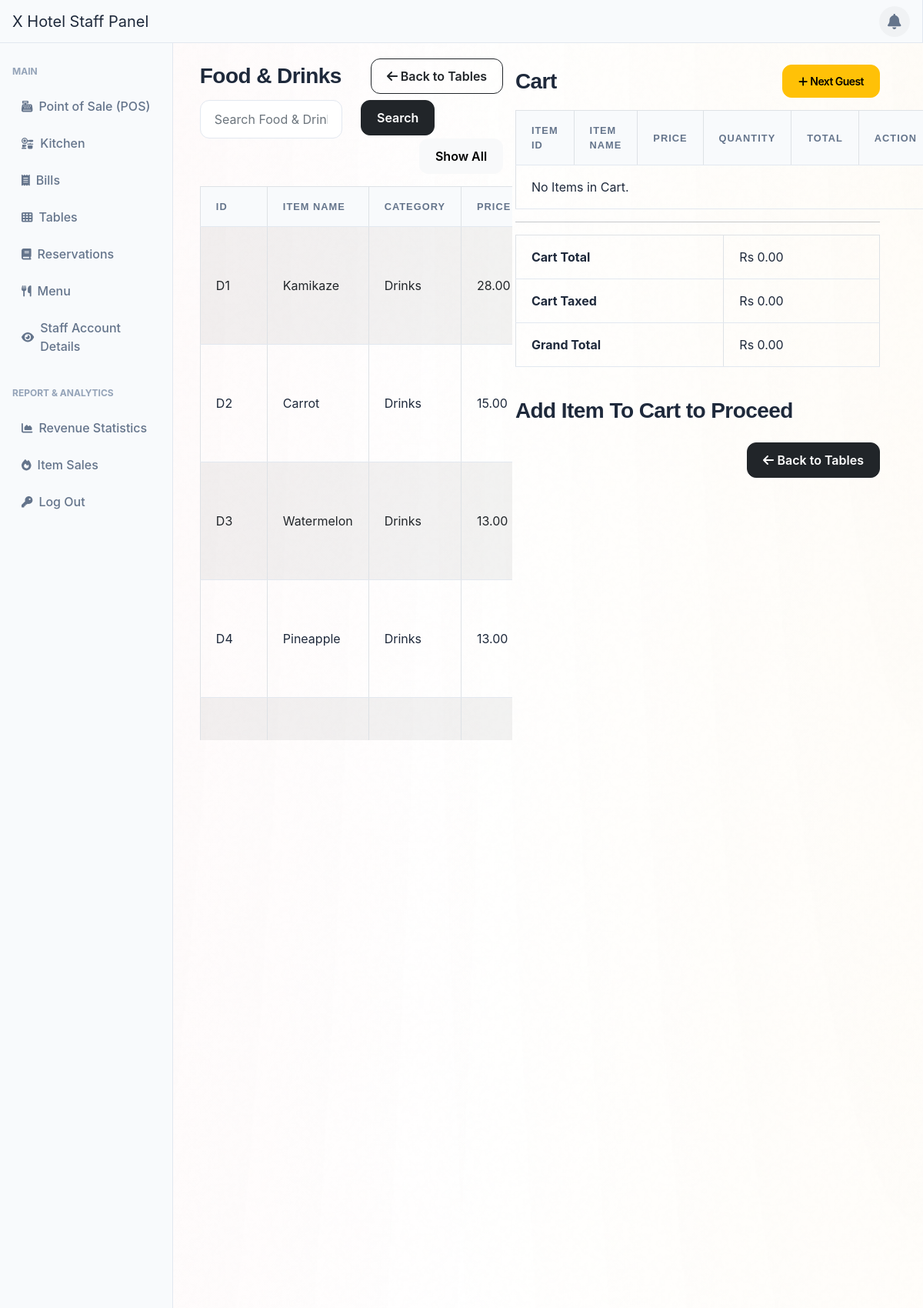
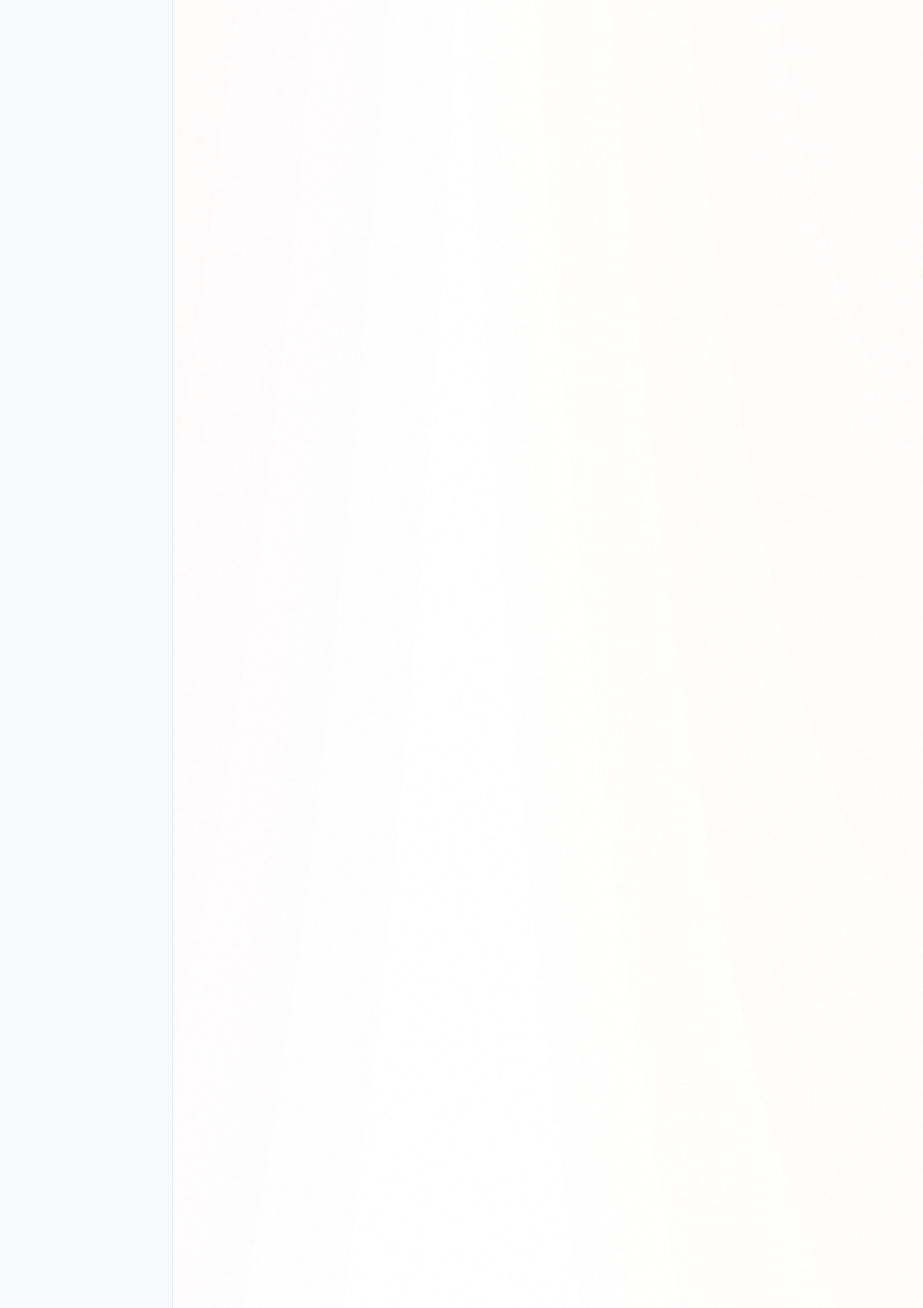
The app's page /adminSide/posBackend/orderItem.php?bill_id=49&table_id=1 (signed in, upper part) with its own data (2 pictures, top to bottom).
### tables this page shows
CREATE TABLE `menu` (
  `item_id` varchar(6) NOT NULL,
  `item_name` varchar(255) DEFAULT NULL,
  `item_category` varchar(255) DEFAULT NULL,
  `item_price` decimal(10,2) DEFAULT NULL,
  `item_description` varchar(255) DEFAULT NULL,
  `status` varchar(10) NOT NULL DEFAULT 'Active',
  PRIMARY KEY (`item_id`)
);

### adminSide/posBackend/orderItem.php (the view, shortened to what this page needs)
<?php
include '../inc/dashHeader.php';
$bill_id = isset($_GET['bill_id']) ? $_GET['bill_id'] : '';
$table_id = isset($_GET['table_id']) ? $_GET['table_id'] : '';
?>
<!DOCTYPE html>
<html>
<head>
    <link href="../css/pos.css" rel="stylesheet" />
</head>
<body>
    <div class="container-fluid">
        <div class="row">
            <div class="col-md-6 order-md-1 m-1" id="item-select-section ">
                <div class="container-fluid pt-4 pl-500 row" style=" margin-left: 10rem;width: 81% ;">
                    <div class="mt-5 mb-2 d-flex justify-content-between align-items-center" style="width: 100%;">
                        <h3 class="m-0">Food & Drinks</h3>
                        <a href="posTable.php" class="btn btn-outline-dark"><i class="fas fa-arrow-left"></i> Back to Tables</a>
                    </div>
                    <div class="mb-3">
                        <form method="POST" action="#">
                            <div class="row">
                                <div class="col-md-6">
                                    <input type="text" required="" id="search" name="search" class="form-control" placeholder="Search Food & Drinks">
                                </div>
                                <div class="col-md-3">
                                    <button type="submit" class="btn btn-dark">Search</button>
                                </div>
                                <div class="col" style="text-align: right;" >
                                    <a href="orderItem.php?bill_id=<?php echo $bill_id; ?>&table_id=<?php echo $table_id; ?>" class="btn btn-light">Show All</a>
                                </div>
                            </div>
                        </form>
                    </div>
                    <div style="max-height: 45rem;overflow-y: auto;">
                        <?php
                        require_once "../config.php";
                        if (isset($_POST['search'])) {
                            if (!empty($_POST['search'])) {
                                $search = $_POST['search'];
                                $query = "SELECT * FROM Menu WHERE status = 'Active' AND (item_category LIKE '%$search%' OR item_name LIKE '%$search%' OR item_id LIKE '%$search%') ORDER BY CASE WHEN item_category = 'Drinks' THEN 1 WHEN item_category = 'Side Snacks' THEN 2 WHEN item_category = 'Main Dish' THEN 3 ELSE 4 END ASC, LENGTH(item_id) ASC, item_id ASC;";
                                $result = mysqli_query($link, $query);
                            }else{
                                $query = "SELECT * FROM Menu WHERE status = 'Active' ORDER BY CASE WHEN item_category = 'Drinks' THEN 1 WHEN item_category = 'Side Snacks' THEN 2 WHEN item_category = 'Main Dish' THEN 3 ELSE 4 END ASC, LENGTH(item_id) ASC, item_id ASC;";
                                $result = mysqli_query($link, $query);
                            }
                        } else {
                            $query = "SELECT * FROM Menu WHERE status = 'Active' ORDER BY CASE WHEN item_category = 'Drinks' THEN 1 WHEN item_category = 'Side Snacks' THEN 2 WHEN item_category = 'Main Dish' THEN 3 ELSE 4 END ASC, LENGTH(item_id) ASC, item_id ASC;";
                            $result = mysqli_query($link, $query);
                        }
                        $bill_id = $_GET['bill_id'];
                        if ($result) {
                            if (mysqli_num_rows($result) > 0) {
                                echo '<table class="table table-bordered table-striped">';
                                echo "<thead>";
                                echo "<tr>";
                                echo "<th>ID</th>";
                                echo "<th>Item Name</th>";
                                echo "<th>Category</th>";
                                echo "<th>Price</th>";
                                echo "</tr>";
                                echo "</thead>";
                                echo "<tbody>";
                                while ($row = mysqli_fetch_array($result)) {
                                    echo "<tr>";
                                    echo "<td>" . $row['item_id'] . "</td>";
                                    echo "<td>" . $row['item_name'] . "</td>";
                                    echo "<td>" . $row['item_category'] . "</td>";
                                    echo "<td>" . number_format($row['item_price'],2) . "</td>";
                                    echo "</tr>";
                                }
                                echo "</tbody>";
                                echo "</table>";
                            } else {
                                echo '<div class="alert alert-danger"><em>No menu items were found.</em></div>';
                            }
                        } else {
                            echo "Oops! Something went wrong. Please try again later.";
                        }
                        ?>
                     </div>
                </div>
            </div>
            <div class="col-md-4 order-md-2 m-1" id="cart-section" >
                <div class="container-fluid pt-5 pl-600 pr-6 row mt-3" style="max-width: 200%; width:150%;">
                    <div class="cart-section" >
                        <h3 class="d-flex justify-content-between align-items-center mb-3">
                            <span>Cart</span>
                            <a href="newCustomer.php?new_customer=true&table_id=<?php echo $table_id; ?>" class="btn btn-sm btn-warning font-weight-bold" onclick="return confirm('Start new customer session for this table? The current unpaid bill will be saved.')"><i class="fa fa-plus"></i> Next Guest</a>
                        </h3>
                        <table class="table table-bordered">
                            <thead>
                            <tr>
                                <th>Item ID</th>
                                <th>Item Name</th>
                                <th>Price</th>
                                <th>Quantity</th>
                                <th>Total</th>
                                <th>Action</th>
                            </tr>
                            </thead>
                            <div style="max-height: 40rem;overflow-y: auto;">
                                <tbody>
                                <?php
                                $cart_query = "SELECT bi.*, m.item_name, m.item_price FROM bill_items bi
                                               JOIN Menu m ON bi.item_id = m.item_id
                                               WHERE bi.bill_id = '$bill_id'";
                                $cart_result = mysqli_query($link, $cart_query);
                                $cart_total = 0;
                                $tax = 0.1;
                                if ($cart_result && mysqli_num_rows($cart_result) > 0) {
                                    while ($cart_row = mysqli_fetch_assoc($cart_result)) {
                                        $item_id = $cart_row['item_id'];
                                        $item_name = $cart_row['item_name'];
                                        $item_price = $cart_row['item_price'];
                                        $quantity = $cart_row['quantity'];
                                        $total = $item_price * $quantity;
                                        $bill_item_id = $cart_row['bill_item_id'];
                                        $cart_total += $total;
                                        echo '<tr>';
                                        echo '<td>' . $item_id . '</td>';
                                        echo '<td>' . $item_name . '</td>';
                                        echo '<td>Rs ' . number_format($item_price,2) . '</td>';
                                        echo '<td>' . $quantity . '</td>';
                                        echo '<td>Rs ' . number_format($total,2) . '</td>';
                                        $payment_time_query = "SELECT payment_time FROM Bills WHERE bill_id = '$bill_id'";
                                        $payment_time_result = mysqli_query($link, $payment_time_query);
                                        $has_payment_time = false;
                                        if ($payment_time_result && mysqli_num_rows($payment_time_result) > 0) {
                                            $payment_time_row = mysqli_fetch_assoc($payment_time_result);
                                            if (!empty($payment_time_row['payment_time'])) {
                                                $has_payment_time = true;
                                            }
                                        }
                                        if (!$has_payment_time) {
                                            echo '<td><a class="btn btn-dark" href="deleteItem.php?bill_id=' . $bill_id . '&table_id=' . $table_id . '&bill_item_id=' . $bill_item_id . '&item_id=' . $item_id .'">Delete</a></td>';
                                        } else {
                                            echo '<td>Bill Paid</td>';
                                        }
                                        echo '</tr>';
                                    }
                                } else {
                                    echo '<tr><td colspan="6">No Items in Cart.</td></tr>';
                                }
                                ?>
                                </tbody>
                            </div>
                        </table>
                        <hr>
                        <div class="table-responsive">
    <table class="table table-bordered ">
        <tbody>
            <tr>
                <td><strong>Cart Total</strong></td>
                <td>Rs <?php echo number_format($cart_total, 2); ?></td>
            </tr>
            <tr>
                <td><strong>Cart Taxed</strong></td>
                <td>Rs <?php echo number_format($cart_total * $tax, 2); ?></td>
            </tr>
            <tr>
                <td><strong>Grand Total</strong></td>
                <td>Rs <?php echo number_format(($tax * $cart_total) + $cart_total, 2); ?></td>
            </tr>
        </tbody>
    </table>
</div>
                        <?php
                        $has_payment_time = false;
                        if ($has_payment_time) {
                            echo '<div>';
                            echo '<div class="alert alert-success" role="alert">
                                    Bill has already been paid.
                                  </div>';
                            echo '<br><a href="receipt.php?bill_id=' . $bill_id . '" class="btn btn-light">Print Receipt <span class="fa fa-receipt text-black"></span></a></div>';
                        } elseif(($tax * $cart_total + $cart_total) > 0) {
                            echo '<br><a href="idValidity.php?bill_id=' . $bill_id . '" class="btn btn-success">Pay Bill</a>';
                        } else {
                            echo '<br><h3>Add Item To Cart to Proceed</h3>';
                        }
                        ?>
                    </div>
                    <?php
                        echo '<div class="d-flex justify-content-end mt-3" style="width: 100%;">';
                        echo '<a href="posTable.php" class="btn btn-dark"><i class="fas fa-arrow-left"></i> Back to Tables</a>';
                        echo '</div>';
                    ?>
                </div>
            </div>
        </div>
    </div>
<?php include '../inc/dashFooter.php'; ?>

### adminSide/css/pos.css (style rules this page uses)
#cart-section { max-width: 60rem; max-height: 60rem; padding: 1rem; }

### records on screen
menu: item_id "D1", item_name "Kamikaze", item_category "Drinks", item_price "28.00"
menu: item_id "D2", item_name "Carrot", item_category "Drinks", item_price "15.00"
menu: item_id "D3", item_name "Watermelon", item_category "Drinks", item_price "13.00"
menu: item_id "D4", item_name "Pineapple", item_category "Drinks", item_price "13.00"

### other values on screen
$cart_total "0.00"
$cart_total * $tax "0.00"
